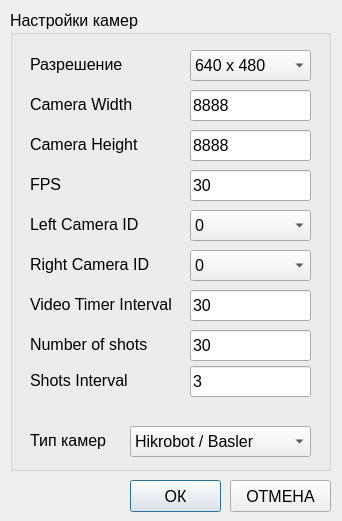
<?xml version="1.0" encoding="UTF-8"?>
<ui version="4.0">
 <class>SettingsWindow</class>
 <widget class="QDialog" name="SettingsWindow">
  <property name="geometry">
   <rect>
    <x>0</x>
    <y>0</y>
    <width>342</width>
    <height>521</height>
   </rect>
  </property>
  <property name="windowTitle">
   <string>Dialog</string>
  </property>
  <widget class="QGroupBox" name="gbCameraSettings">
   <property name="geometry">
    <rect>
     <x>10</x>
     <y>10</y>
     <width>321</width>
     <height>461</height>
    </rect>
   </property>
   <property name="font">
    <font>
     <pointsize>12</pointsize>
    </font>
   </property>
   <property name="title">
    <string>Настройки камер</string>
   </property>
   <widget class="QLineEdit" name="leW">
    <property name="geometry">
     <rect>
      <x>180</x>
      <y>80</y>
      <width>121</width>
      <height>31</height>
     </rect>
    </property>
    <property name="text">
     <string>8888</string>
    </property>
   </widget>
   <widget class="QComboBox" name="cbCameraResolution">
    <property name="geometry">
     <rect>
      <x>180</x>
      <y>40</y>
      <width>121</width>
      <height>31</height>
     </rect>
    </property>
    <item>
     <property name="text">
      <string>640 x 480</string>
     </property>
    </item>
    <item>
     <property name="text">
      <string>1280 x 960</string>
     </property>
    </item>
    <item>
     <property name="text">
      <string>1280 x 1024</string>
     </property>
    </item>
    <item>
     <property name="text">
      <string>1440 x 960</string>
     </property>
    </item>
    <item>
     <property name="text">
      <string>1440 x 1080</string>
     </property>
    </item>
    <item>
     <property name="text">
      <string>1920 x 1080</string>
     </property>
    </item>
   </widget>
   <widget class="QLineEdit" name="leH">
    <property name="geometry">
     <rect>
      <x>180</x>
      <y>120</y>
      <width>121</width>
      <height>31</height>
     </rect>
    </property>
    <property name="text">
     <string>8888</string>
    </property>
    <property name="alignment">
     <set>Qt::AlignmentFlag::AlignLeading|Qt::AlignmentFlag::AlignLeft|Qt::AlignmentFlag::AlignVCenter</set>
    </property>
   </widget>
   <widget class="QLabel" name="lbCamera">
    <property name="geometry">
     <rect>
      <x>20</x>
      <y>44</y>
      <width>150</width>
      <height>21</height>
     </rect>
    </property>
    <property name="font">
     <font>
      <pointsize>12</pointsize>
     </font>
    </property>
    <property name="text">
     <string>Разрешение</string>
    </property>
   </widget>
   <widget class="QLabel" name="lbW">
    <property name="geometry">
     <rect>
      <x>20</x>
      <y>84</y>
      <width>150</width>
      <height>21</height>
     </rect>
    </property>
    <property name="font">
     <font>
      <pointsize>12</pointsize>
     </font>
    </property>
    <property name="text">
     <string>Camera Width</string>
    </property>
    <property name="alignment">
     <set>Qt::AlignmentFlag::AlignLeading|Qt::AlignmentFlag::AlignLeft|Qt::AlignmentFlag::AlignVCenter</set>
    </property>
   </widget>
   <widget class="QLabel" name="lbH">
    <property name="geometry">
     <rect>
      <x>20</x>
      <y>124</y>
      <width>150</width>
      <height>21</height>
     </rect>
    </property>
    <property name="font">
     <font>
      <pointsize>12</pointsize>
     </font>
    </property>
    <property name="text">
     <string>Camera Height</string>
    </property>
    <property name="alignment">
     <set>Qt::AlignmentFlag::AlignLeading|Qt::AlignmentFlag::AlignLeft|Qt::AlignmentFlag::AlignVCenter</set>
    </property>
   </widget>
   <widget class="QLineEdit" name="leFPS">
    <property name="geometry">
     <rect>
      <x>180</x>
      <y>160</y>
      <width>121</width>
      <height>31</height>
     </rect>
    </property>
    <property name="text">
     <string>30</string>
    </property>
    <property name="alignment">
     <set>Qt::AlignmentFlag::AlignLeading|Qt::AlignmentFlag::AlignLeft|Qt::AlignmentFlag::AlignVCenter</set>
    </property>
   </widget>
   <widget class="QLabel" name="lbFPS">
    <property name="geometry">
     <rect>
      <x>20</x>
      <y>164</y>
      <width>150</width>
      <height>21</height>
     </rect>
    </property>
    <property name="font">
     <font>
      <pointsize>12</pointsize>
     </font>
    </property>
    <property name="text">
     <string>FPS</string>
    </property>
    <property name="alignment">
     <set>Qt::AlignmentFlag::AlignLeading|Qt::AlignmentFlag::AlignLeft|Qt::AlignmentFlag::AlignVCenter</set>
    </property>
   </widget>
   <widget class="QLabel" name="lbFPS_3">
    <property name="geometry">
     <rect>
      <x>20</x>
      <y>204</y>
      <width>150</width>
      <height>21</height>
     </rect>
    </property>
    <property name="font">
     <font>
      <pointsize>12</pointsize>
     </font>
    </property>
    <property name="text">
     <string>Left Camera ID</string>
    </property>
    <property name="alignment">
     <set>Qt::AlignmentFlag::AlignLeading|Qt::AlignmentFlag::AlignLeft|Qt::AlignmentFlag::AlignVCenter</set>
    </property>
   </widget>
   <widget class="QComboBox" name="cbCameraLeftID">
    <property name="geometry">
     <rect>
      <x>180</x>
      <y>200</y>
      <width>121</width>
      <height>31</height>
     </rect>
    </property>
    <item>
     <property name="text">
      <string>0</string>
     </property>
    </item>
    <item>
     <property name="text">
      <string>1</string>
     </property>
    </item>
    <item>
     <property name="text">
      <string>2</string>
     </property>
    </item>
    <item>
     <property name="text">
      <string>3</string>
     </property>
    </item>
    <item>
     <property name="text">
      <string>4</string>
     </property>
    </item>
    <item>
     <property name="text">
      <string>5</string>
     </property>
    </item>
   </widget>
   <widget class="QLabel" name="lbFPS_4">
    <property name="geometry">
     <rect>
      <x>20</x>
      <y>244</y>
      <width>150</width>
      <height>21</height>
     </rect>
    </property>
    <property name="font">
     <font>
      <pointsize>12</pointsize>
     </font>
    </property>
    <property name="text">
     <string>Right Camera ID</string>
    </property>
    <property name="alignment">
     <set>Qt::AlignmentFlag::AlignLeading|Qt::AlignmentFlag::AlignLeft|Qt::AlignmentFlag::AlignVCenter</set>
    </property>
   </widget>
   <widget class="QComboBox" name="cbCameraRightID">
    <property name="geometry">
     <rect>
      <x>180</x>
      <y>240</y>
      <width>121</width>
      <height>31</height>
     </rect>
    </property>
    <item>
     <property name="text">
      <string>0</string>
     </property>
    </item>
    <item>
     <property name="text">
      <string>1</string>
     </property>
    </item>
    <item>
     <property name="text">
      <string>2</string>
     </property>
    </item>
    <item>
     <property name="text">
      <string>3</string>
     </property>
    </item>
    <item>
     <property name="text">
      <string>4</string>
     </property>
    </item>
    <item>
     <property name="text">
      <string>5</string>
     </property>
    </item>
   </widget>
   <widget class="QLabel" name="lbVideoTimerInterval">
    <property name="geometry">
     <rect>
      <x>20</x>
      <y>284</y>
      <width>150</width>
      <height>21</height>
     </rect>
    </property>
    <property name="font">
     <font>
      <pointsize>12</pointsize>
     </font>
    </property>
    <property name="text">
     <string>Video Timer Interval</string>
    </property>
    <property name="alignment">
     <set>Qt::AlignmentFlag::AlignLeading|Qt::AlignmentFlag::AlignLeft|Qt::AlignmentFlag::AlignVCenter</set>
    </property>
   </widget>
   <widget class="QLineEdit" name="leVideoTimerInterval">
    <property name="geometry">
     <rect>
      <x>180</x>
      <y>280</y>
      <width>121</width>
      <height>31</height>
     </rect>
    </property>
    <property name="text">
     <string>30</string>
    </property>
    <property name="alignment">
     <set>Qt::AlignmentFlag::AlignLeading|Qt::AlignmentFlag::AlignLeft|Qt::AlignmentFlag::AlignVCenter</set>
    </property>
   </widget>
   <widget class="QLabel" name="lbCameraType">
    <property name="geometry">
     <rect>
      <x>20</x>
      <y>420</y>
      <width>101</width>
      <height>21</height>
     </rect>
    </property>
    <property name="font">
     <font>
      <pointsize>12</pointsize>
     </font>
    </property>
    <property name="text">
     <string>Тип камер</string>
    </property>
    <property name="alignment">
     <set>Qt::AlignmentFlag::AlignLeading|Qt::AlignmentFlag::AlignLeft|Qt::AlignmentFlag::AlignVCenter</set>
    </property>
   </widget>
   <widget class="QComboBox" name="cbCameraTypeID">
    <property name="geometry">
     <rect>
      <x>120</x>
      <y>416</y>
      <width>181</width>
      <height>31</height>
     </rect>
    </property>
    <item>
     <property name="text">
      <string>Hikrobot / Basler</string>
     </property>
    </item>
    <item>
     <property name="text">
      <string>WebCamera</string>
     </property>
    </item>
   </widget>
   <widget class="QLineEdit" name="leNumberOfShots">
    <property name="geometry">
     <rect>
      <x>180</x>
      <y>320</y>
      <width>121</width>
      <height>31</height>
     </rect>
    </property>
    <property name="text">
     <string>30</string>
    </property>
    <property name="alignment">
     <set>Qt::AlignmentFlag::AlignLeading|Qt::AlignmentFlag::AlignLeft|Qt::AlignmentFlag::AlignVCenter</set>
    </property>
   </widget>
   <widget class="QLabel" name="lbNumberOfShots">
    <property name="geometry">
     <rect>
      <x>20</x>
      <y>324</y>
      <width>150</width>
      <height>21</height>
     </rect>
    </property>
    <property name="font">
     <font>
      <pointsize>12</pointsize>
     </font>
    </property>
    <property name="text">
     <string>Number of shots</string>
    </property>
    <property name="alignment">
     <set>Qt::AlignmentFlag::AlignLeading|Qt::AlignmentFlag::AlignLeft|Qt::AlignmentFlag::AlignVCenter</set>
    </property>
   </widget>
   <widget class="QLineEdit" name="leShotsInterval">
    <property name="geometry">
     <rect>
      <x>180</x>
      <y>356</y>
      <width>121</width>
      <height>31</height>
     </rect>
    </property>
    <property name="text">
     <string>3</string>
    </property>
    <property name="alignment">
     <set>Qt::AlignmentFlag::AlignLeading|Qt::AlignmentFlag::AlignLeft|Qt::AlignmentFlag::AlignVCenter</set>
    </property>
   </widget>
   <widget class="QLabel" name="lbShotsInterval">
    <property name="geometry">
     <rect>
      <x>20</x>
      <y>360</y>
      <width>150</width>
      <height>21</height>
     </rect>
    </property>
    <property name="font">
     <font>
      <pointsize>12</pointsize>
     </font>
    </property>
    <property name="text">
     <string>Shots Interval</string>
    </property>
    <property name="alignment">
     <set>Qt::AlignmentFlag::AlignLeading|Qt::AlignmentFlag::AlignLeft|Qt::AlignmentFlag::AlignVCenter</set>
    </property>
   </widget>
  </widget>
  <widget class="QPushButton" name="pbOK">
   <property name="geometry">
    <rect>
     <x>130</x>
     <y>480</y>
     <width>91</width>
     <height>32</height>
    </rect>
   </property>
   <property name="font">
    <font>
     <pointsize>12</pointsize>
    </font>
   </property>
   <property name="text">
    <string>ОК</string>
   </property>
  </widget>
  <widget class="QPushButton" name="pbCancel">
   <property name="geometry">
    <rect>
     <x>230</x>
     <y>480</y>
     <width>101</width>
     <height>32</height>
    </rect>
   </property>
   <property name="font">
    <font>
     <pointsize>12</pointsize>
    </font>
   </property>
   <property name="text">
    <string>ОТМЕНА</string>
   </property>
  </widget>
 </widget>
 <resources/>
 <connections/>
</ui>
